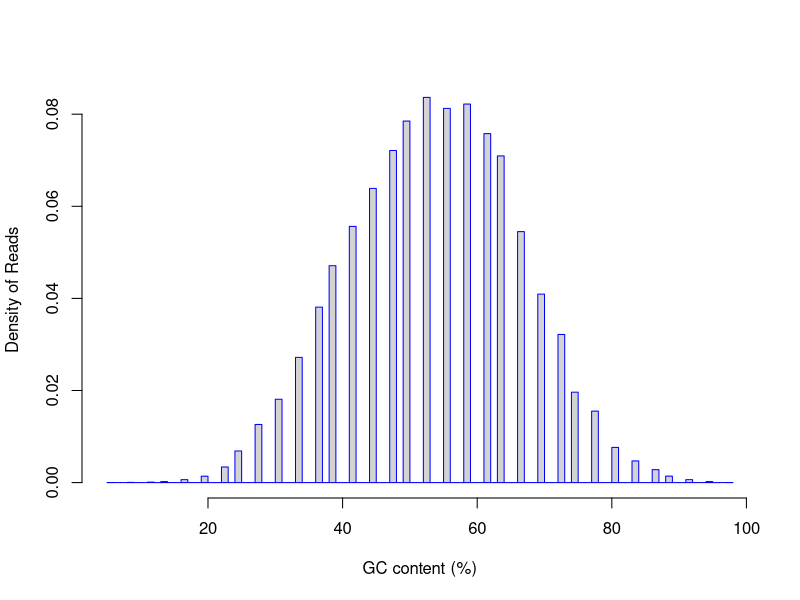

Write R code to recreate this figure.
pdf("/Users/olgabotvinnik/workspace/rna-seq-diff-exprn/test-results/rseqc/LNCaP_3/rseqc.GC_plot.pdf")
gc=rep(c(5.56,13.89,11.11,58.33,44.44,8.33,41.67,52.78,88.89,38.89,69.44,30.56,91.67,63.89,66.67,86.11,19.44,50.00,77.78,47.22,75.00,27.78,25.00,83.33,97.22,80.56,61.11,36.11,22.22,16.67,72.22,94.44,55.56,33.33),times=c(1,15,7,5731,4455,3,3879,5832,98,3284,2854,1262,45,4946,3800,196,97,5474,1082,5028,1369,880,479,328,1,533,5284,2657,236,45,2243,15,5666,1896))
hist(gc,probability=T,breaks=100,xlab="GC content (%)",ylab="Density of Reads",border="blue",main="")
dev.off()
